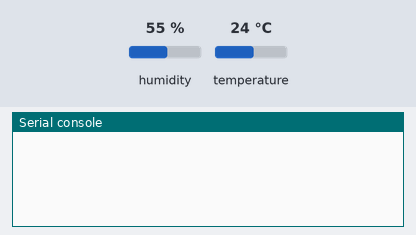
The program below on a simulated ESP32 board running MicroPython. Parts: the last lines printed to the serial console. The inputs (shaded band) are chosen by the test bench; at power-on: humidity 55 %, temperature 24 °C.

Above: at 1.2 s.
1.3 s: humidity set to 22 %
At 2.3 s:
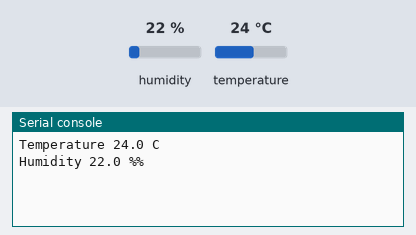
4.3 s: temperature set to 12 °C
At 7.0 s:
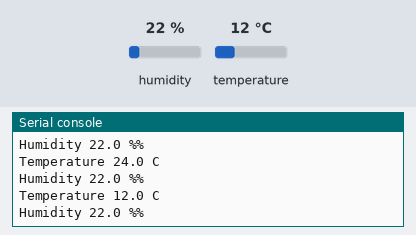
7.3 s: humidity set to 40 %
At 9.4 s:
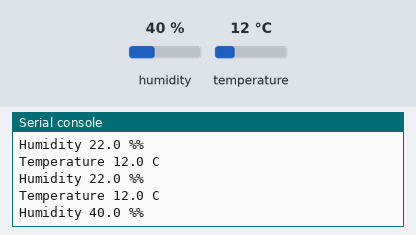

The program:

temp_sensor.py
```python
from machine import Pin
from time import sleep
import dht

# sensor = dht.DHT22(Pin(14))
sensor = dht.DHT11(Pin(25))

try:
    while True:
      try:
        sleep(2)
        sensor.measure()
        temp = sensor.temperature()
        hum = sensor.humidity()
        print(f'Temperature {temp:3.1f} C')
        print(f'Humidity {hum:3.1f} %%')
      except OSError as e:
        print('Failed to read sensor.')
except:
    print('\nProgram exit with code 0')
```

Measured:
- after the input at 1.3 s, the serial console: prints a new line after 0.72 s (image 1)
- after the input at 4.3 s, the serial console: prints a new line after 1.8 s (image 2)
- after the input at 7.3 s, the serial console: prints a new line after 0.79 s (image 3)
